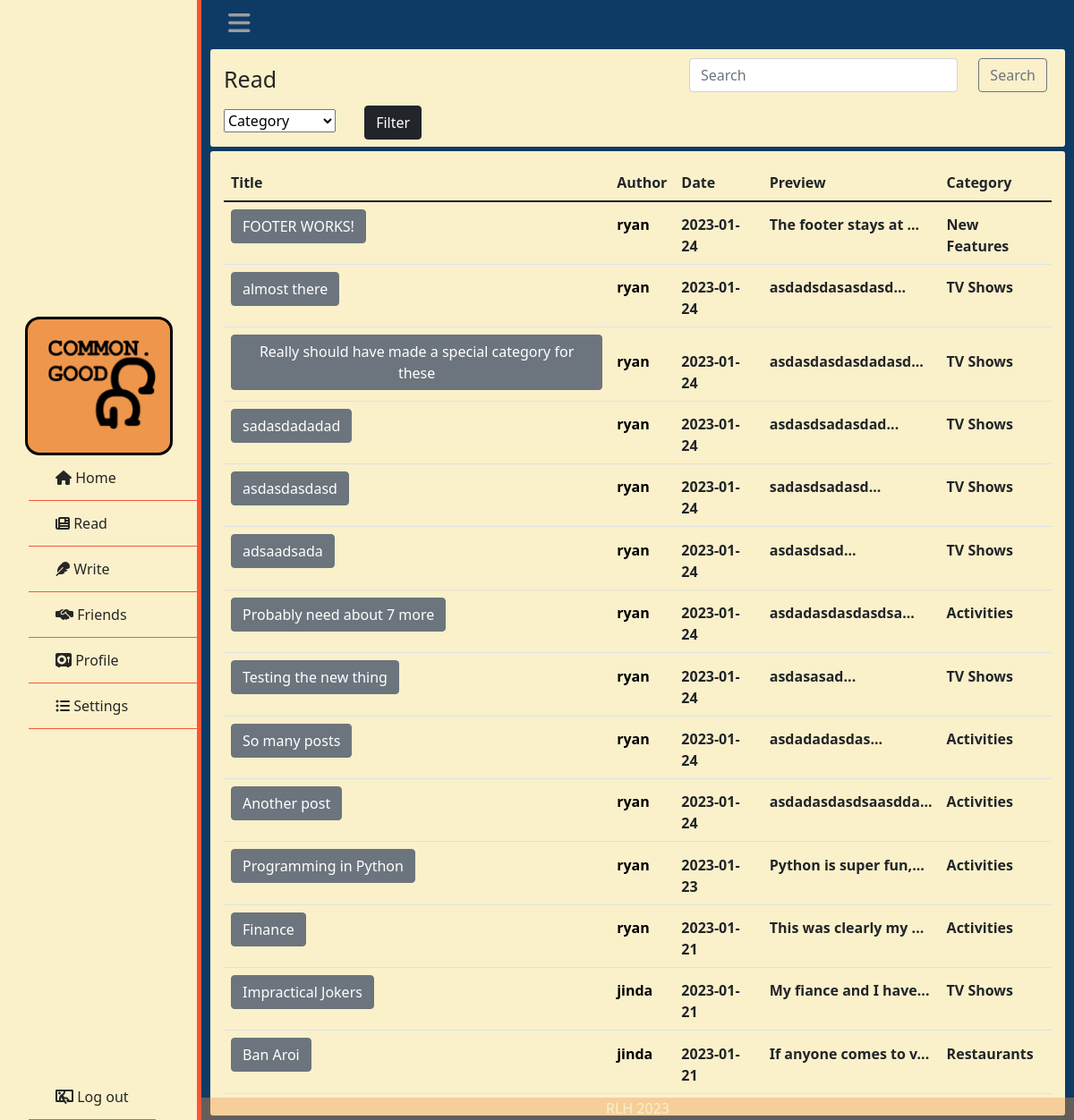
Screenshot of /read (signed in) with the database file from the repository.
### tables this page shows
CREATE TABLE categories (post_id INTEGER NOT NULL REFERENCES posts(post_id), category TEXT NOT NULL);

CREATE TABLE posts (user_id INTEGER REFERENCES user(id), post_id INTEGER PRIMARY KEY AUTOINCREMENT, title TEXT NOT NULL, body TEXT NOT NULL, time TIMESTAMP NOT NULL);

CREATE TABLE users (id INTEGER PRIMARY KEY AUTOINCREMENT, username TEXT NOT NULL, hash TEXT NOT NULL, ismod TEXT NOT NULL);

### app.py (the view)
@app.route("/read", methods=["GET","POST"])
def read():
    if request.method == "POST":
        search = request.form.get("search")
        search = search.split(' ')
        categories = select("data.db", "SELECT DISTINCT category FROM categories;")
        data = []
        pids = []
        for term in search:
            term = f"%{term}%"
            temp = select("data.db", "SELECT * FROM users JOIN (SELECT * FROM posts JOIN categories ON posts.post_id = categories.post_id) ON id = user_id WHERE title LIKE (?) OR username LIKE (?) ORDER BY time DESC;", (term, term))
            for post in temp:
                if post["post_id"] not in pids:
                    post["time"] = post["time"].split(' ')
                    pids.append(post["post_id"])
                    data.append(post)
        return render_template("read.html", posts=data, categories=categories)
    else:
        data = select("data.db", "SELECT * FROM users JOIN (SELECT * FROM posts JOIN categories ON  posts.post_id = categories.post_id) ON id = user_id ORDER BY time DESC;")
        categories = select("data.db", "SELECT DISTINCT category FROM categories;")
        for post in data:
            post["time"] = post["time"].split(' ')
        return render_template("read.html", posts=data, categories=categories)

### helpers.py (called while the page is built)
def select(database, query:str, query_variable=None):
    connection = sqlite3.connect(database)
    cur = connection.cursor()
    if not isinstance(query_variable, tuple) and query_variable != None:
        query_variable = tuple([query_variable])
    if query_variable == None:
        cur.execute(query)
    elif len(query_variable) > 1:
        cur.execute(query, query_variable)
    else:
        cur.execute(query, query_variable)
    names = list(map(lambda x: x[0], cur.description))
    db = cur.fetchall()
    dictlist = []
    for row in range(len(db)):
        currow = db[row]
        currowdict = {}
        for col in range(len(currow)):
            currowdict[names[col]] = currow[col]
        dictlist.append(currowdict)
    return dictlist

### templates/read.html (shortened to what this page needs)
{% extends "layout.html" %}
{% block main %}
    <div class="box">
        <p class="formtitle">Read</p>
        <form action="/read" method="post">
            <input autocomplete="off" type="text" id="sbar" class="form-control" name="search" placeholder="Search" aria-label="search">
            <button id="sbtn" class="btn btn-outline-secondary" type="submit" id="button-addon2">Search</button>
        </form>
        <form action="/filter" method="post">
            <select class="category_selector" name="category">
                <option selected disabled>
                    Category
                </option>
            </select>
            <button class="btn btn-dark" type="submit">Filter</button>
        </form>
    </div>
    <div class="box">
        <table class="table">
            <thead>
                <tr>
                    <th scope="col">Title</th>
                    <th scope="col">Author</th>
                    <th scope="col">Date</th>
                    <th scope="col">Preview</th>
                    <th scope="col">Category</th>
                </tr>
            </thead>
            <tbody>
            {% for row in posts: %}
            <tr class="postrow">
                <th scope="row"><form action="/review" method="post"><button class="btn btn-secondary" type="submit" name="id" value="{{ row['post_id'] }}">{{ row["title"] }}</button></form></th>
                <th><form action="/usrprofile" method="post"><button type="submit" name="id" value="{{ row['id'] }}" class="proflink">{{ row["username"] }}</button></form></th>
                <th>{{ row["time"][0] }}</th>
                <th>{{ row["body"][:20] }}...</th>
                <th>{{ row["category"] }}</th>
            </tr>
            {% endfor %}
            </tbody>
        </table>
    </div>
{% endblock %}

### static/styles.css (style rules this page uses)
* { list-style: none; text-decoration: none; margin: 0; padding: 0; box-sizing: border-box; font-family: system-ui, -apple-system, BlinkMacSystemFont, 'Segoe UI', Roboto, Oxygen, Ubuntu, Cantarell, 'Open Sans', 'Helvetica Neue', sans-serif; transition: all 0.5s ease; }
.box { background-color: #FAF0CA; padding: 15px 15px 8px 15px; margin-left: 10px; margin-right: 10px; margin-top:5px; margin-bottom: 5px; border-radius: 3px; }
.category_selector { margin-right: 28px; }
.formtitle { margin-bottom: 10px; font-size: 25px; color: #262626; }
.postrow { vertical-align: baseline; }
.proflink { background-color: #FAF0CA; border: none; font-weight: bold; }
#sbar { width: 300px; position: absolute; right: 130px; top: 65px; transition: 0.5s ease; }
#sbtn { position: absolute; right: 30px; top: 65px; transition: 0.5s ease; }
body { background: #0D3B66; }

### rows the page displays
categories: {{ row['post_id'] }} 41 (drawn), title "FOOTER WORKS!", {{ row['id'] }} 29 (drawn), username "ryan", row "2023-01-24", body "The footer stays at", category "New Features"
categories: {{ row['post_id'] }} 40 (drawn), title "almost there", {{ row['id'] }} 29 (drawn), username "ryan", row "2023-01-24", body "asdadsdasasdasd", category "TV Shows"
categories: {{ row['post_id'] }} 39 (drawn), title "Really should have made a special category for these", {{ row['id'] }} 29 (drawn), username "ryan", row "2023-01-24", body "asdasdasdasdadasd", category "TV Shows"
categories: {{ row['post_id'] }} 38 (drawn), title "sadasdadadad", {{ row['id'] }} 29 (drawn), username "ryan", row "2023-01-24", body "asdasdsadasdad", category "TV Shows"
categories: {{ row['post_id'] }} 37 (drawn), title "asdasdasdasd", {{ row['id'] }} 29 (drawn), username "ryan", row "2023-01-24", body "sadasdsadasd", category "TV Shows"
categories: {{ row['post_id'] }} 36 (drawn), title "adsaadsada", {{ row['id'] }} 29 (drawn), username "ryan", row "2023-01-24", body "asdasdsad", category "TV Shows"
categories: {{ row['post_id'] }} 35 (drawn), title "Probably need about 7 more", {{ row['id'] }} 29 (drawn), username "ryan", row "2023-01-24", body "asdadasdasdasdsa", category "Activities"
categories: {{ row['post_id'] }} 34 (drawn), title "Testing the new thing", {{ row['id'] }} 29 (drawn), username "ryan", row "2023-01-24", body "asdasasad", category "TV Shows"
categories: {{ row['post_id'] }} 33 (drawn), title "So many posts", {{ row['id'] }} 29 (drawn), username "ryan", row "2023-01-24", body "asdadadasdas", category "Activities"
categories: {{ row['post_id'] }} 32 (drawn), title "Another post", {{ row['id'] }} 29 (drawn), username "ryan", row "2023-01-24", body "asdadasdasdsaasdda", category "Activities"
categories: {{ row['post_id'] }} 31 (drawn), title "Programming in Python", {{ row['id'] }} 29 (drawn), username "ryan", row "2023-01-23", body "Python is super fun,", category "Activities"
categories: {{ row['post_id'] }} 25 (drawn), title "Finance", {{ row['id'] }} 29 (drawn), username "ryan", row "2023-01-21", body "This was clearly my", category "Activities"
categories: {{ row['post_id'] }} 24 (drawn), title "Impractical Jokers", {{ row['id'] }} 30 (drawn), username "jinda", row "2023-01-21", body "My fiance and I have", category "TV Shows"
categories: {{ row['post_id'] }} 23 (drawn), title "Ban Aroi", {{ row['id'] }} 30 (drawn), username "jinda", row "2023-01-21", body "If anyone comes to v", category "Restaurants"
